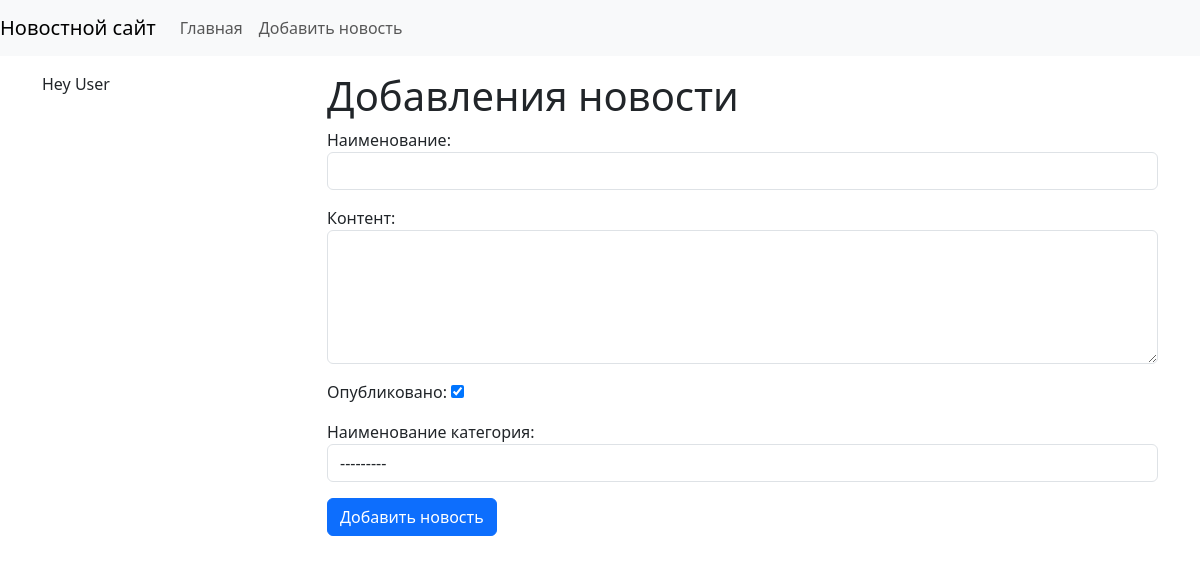
Page /news/add-news/ on the earlier database version.
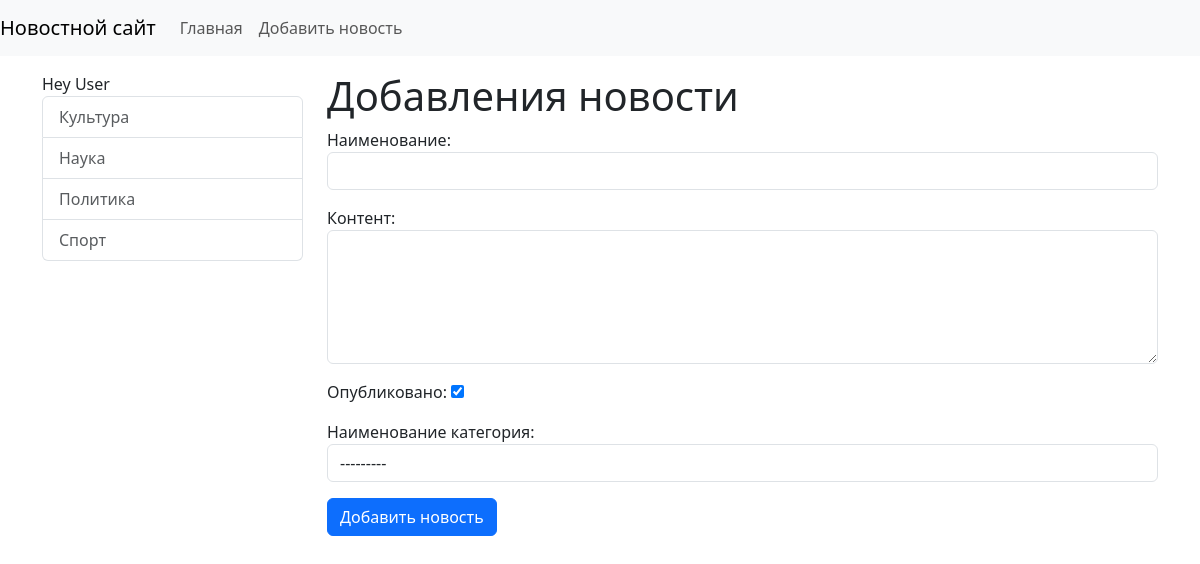
Same page on the later database version.
### news/models.py (models this page shows)
class Category(models.Model):
    title = models.CharField(max_length=150, db_index=True, verbose_name='Наименование категории')
    def get_absolute_url(self):
        return reverse('category', kwargs={'category_id': self.pk})
    def __str__(self):
        return self.title
    class Meta:
        verbose_name = 'Категория'
        verbose_name_plural = 'Категории'
        ordering = ['title']

### news/views.py (the view)
# urls.py: path('news/add-news/', CreateNews.as_view(), name='add_news'),
class CreateNews(CreateView):
    form_class = NewsForm
    template_name = 'news/add_news.html'
    success_url = reverse_lazy('home')

### news/forms.py (shortened to what this page needs)
class NewsForm(forms.ModelForm):
    class Meta:
        model = News
        fields = ['title', 'content', 'is_published', 'category']
        widgets = {
            'title': forms.TextInput(attrs={'class': 'form-control'}),
            'content': forms.Textarea(attrs={'class': 'form-control', 'rows': 5}),
            'category': forms.Select(attrs={'class': 'form-control'}),
        }

### news/templatetags/news_tags.py (called while the page is built)
@register.inclusion_tag('news/list_categories.html')
def show_categories(arg1='Hello', arg2='World'):
    categories = Category.objects.all()
    return {"categories": categories, "arg1": arg1, "arg2": arg2}

### news/templates/news/add_news.html (shortened to what this page needs)
{% extends 'base.html' %}
{% block sidebar %}
{% include 'inc/_sidebar.html' %}
{% endblock %}
  {% block content %}
<h1>Добавления новости</h1>
<form action="{% url 'add_news' %}" method="post">
    {{ form.as_p }}
    <button type="submit" class="btn btn-primary btn-block">Добавить новость</button>
</form>
{% endblock %}

### news/templates/news/list_categories.html
<div class="list-group">
    {{ arg1 }} {{ arg2 }}
    {% for item in categories %}
        <a href="{{ item.get_absolute_url }}" class="list-group-item list-group-item-action">{{ item.title }}</a>
    {% endfor %}
</div>

Differences in the rows shown:
added Category: title "Культура"
added Category: title "Наука"
added Category: title "Политика"
added Category: title "Спорт"
